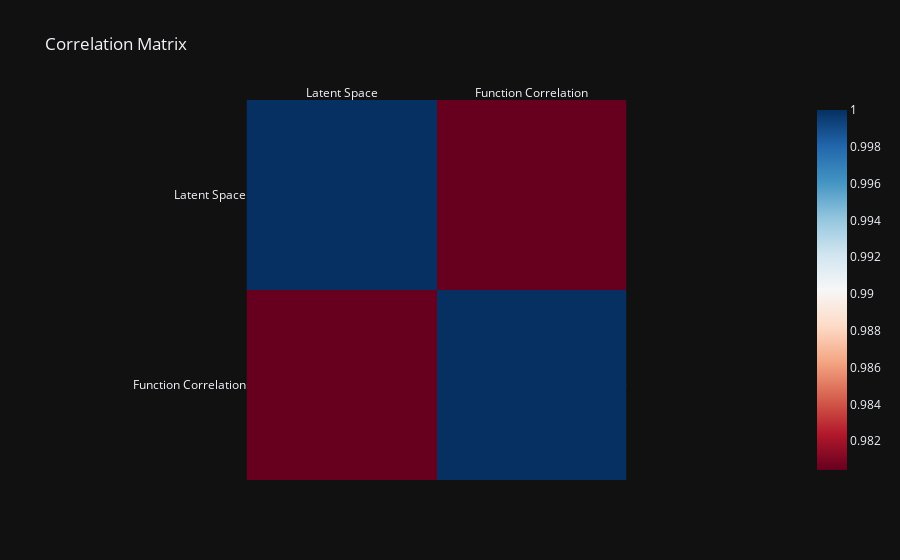

Notebook source saved alongside this figure:
### Markdown cell above
## Correlation

### Code cell
%reload_ext autoreload
import plotly.express as px


fig = px.imshow([[1, correlations_dis[-1] ], 
                 [correlations_dis[-1], 1]], 
                 x = ["Latent Space", "Function Correlation"], 
                 y = ["Latent Space", "Function Correlation"], 
                 color_continuous_scale='RdBu', 
                 title="Correlation Matrix")
fig.update_xaxes(side="top")
fig.show()
print(f"Correlation between Latent Space and Function correlation: {correlations_dis[-1]}")

### Figure 1 — Plotly figure (JSON) as saved in the notebook; plotly's stock layout.template omitted (floating-point values rounded to 4 significant figures)
{"data": [{"coloraxis": "coloraxis", "hovertemplate": "x: %{x}<br>y: %{y}<br>color: %{z}<extra></extra>", "name": "0", "type": "heatmap", "x": ["Latent Space", "Function Correlation"], "xaxis": "x", "y": ["Latent Space", "Function Correlation"], "yaxis": "y", "z": [[1, 0.9804], [0.9804, 1]]}], "layout": {"coloraxis": {"colorscale": [[0, "rgb(103,0,31)"], [0.1, "rgb(178,24,43)"], [0.2, "rgb(214,96,77)"], [0.3, "rgb(244,165,130)"], [0.4, "rgb(253,219,199)"], [0.5, "rgb(247,247,247)"], [0.6, "rgb(209,229,240)"], [0.7, "rgb(146,197,222)"], [0.8, "rgb(67,147,195)"], [0.9, "rgb(33,102,172)"], [1, "rgb(5,48,97)"]]}, "title": {"text": "Correlation Matrix"}, "xaxis": {"anchor": "y", "constrain": "domain", "domain": [0, 1], "scaleanchor": "y", "side": "top"}, "yaxis": {"anchor": "x", "autorange": "reversed", "constrain": "domain", "domain": [0, 1]}}}
